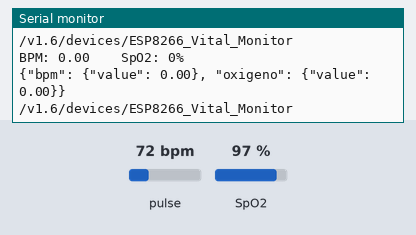
Simulated run of this sketch. Board: ESP8266 (NodeMCU). On the bench: the last lines printed to the serial monitor. Inputs (shaded band) come from the test bench; at power-on: pulse 72 bpm, SpO2 97 %. WiFi joins after 1.5 s; servers stay silent unless stated; no MQTT or app messages arrive unless stated.

Above: at 2.7 s.
2.8 s: pulse set to 42 bpm
4.3 s: SpO2 set to 80 %
At 5.3 s:
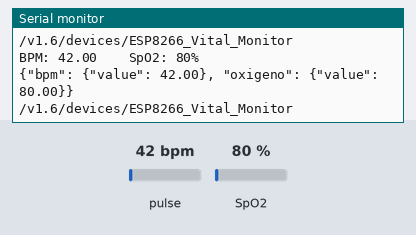
5.8 s: pulse set to 70 bpm
At 7.3 s:
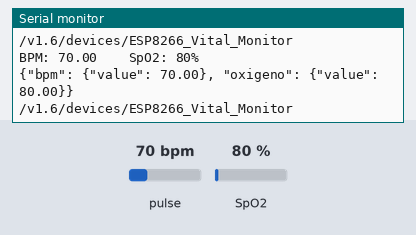
Timing chart, 0 to 8.8 s (numbered marks = the images above; inputs shaded):
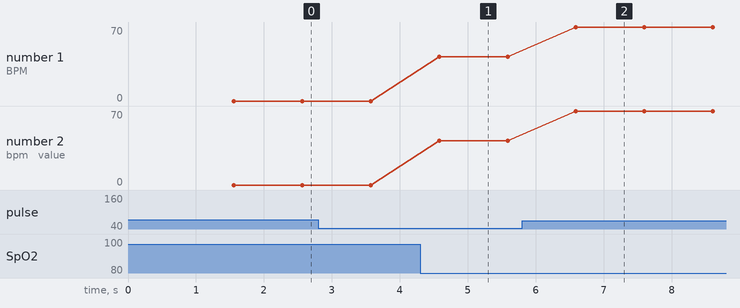

Measured:
- after the input at 4.3 s, the serial monitor: prints a new line after 0.28 s (image 1)
- after the input at 5.8 s, the serial monitor: prints a new line after 0.79 s (image 2)
- plotted number 1: 42 → 70 after the input at 5.8 s
- plotted number 2: 42 → 70 after the input at 5.8 s

The sketch:

Monirtor_cardiaco_prueba.ino
```cpp
#include <PubSubClient.h>
#include <ESP8266WiFi.h>
#include <ESP8266WiFiMulti.h>
#include <stdio.h>
#include <Wire.h>
#include "MAX30100_PulseOximeter.h"
#define REPORTING_PERIOD_MS     1000
#define WIFISSID "JESSENIA" // Put your WifiSSID here
#define PASSWORD "rosita200@" // Put your wifi password here
#define TOKEN "BBFF-futcmgmyVLvU4ZR4jEpRQox0KecPZc" // Put your Ubidots' TOKEN
#define DEVICE_LABEL "ESP8266_Vital_Monitor" // Put the device label
#define VARIABLE_LABEL_1 "bpm" // Put the variable label
#define VARIABLE_LABEL_2 "oxigeno" // Put the variable label
#define MQTT_CLIENT_NAME "EL_ESP8266" // MQTT client Name, put a Random ASCII
PulseOximeter pox;
uint32_t tsLastReport = 0;
char mqttBroker[] = "industrial.api.ubidots.com";
char payload[700];
char topic[150];
// Space to store values to send
char str_val_1[6];
char str_val_2[6];
int flag = 0;
ESP8266WiFiMulti WiFiMulti;
WiFiClient ubidots;
PubSubClient client(ubidots);
void onBeatDetected()
{
  ;
}
void callback(char* topic, byte* payload, unsigned int length) {
  Serial.print("Message arrived [");
  Serial.print(topic);
  Serial.print("] ");
  for (int i = 0; i < length; i++) {
    Serial.print((char)payload[i]);
  }
  Serial.println();
}
void reconnect() {
  // Loop until we're reconnected
  while (!client.connected()) {
    Serial.println("Attempting MQTT connection...");
    // Attempt to connect
    if (client.connect(MQTT_CLIENT_NAME,TOKEN)) {
      Serial.println("connected");
    } else {
      Serial.print("failed, rc=");
      Serial.print(client.state());
      Serial.println(" try again in 2 seconds");
      // Wait 2 seconds before retrying
      delay(2000);
    }
  }
}
void setup()
{
  Serial.begin(115200);
  WiFiMulti.addAP(WIFISSID, PASSWORD);
  Serial.println();
  Serial.println();
  Serial.print("Wait for WiFi... ");
  while (WiFiMulti.run() != WL_CONNECTED) {
    Serial.print(".");
    delay(500);
  }
  Serial.println("");
  Serial.println("WiFi connected");
  Serial.println("IP address: ");
  Serial.println(WiFi.localIP());
  client.setServer(mqttBroker, 1883);
  client.setCallback(callback);
  Serial.print("Initializing pulse oximeter..");
  // Initialize the PulseOximeter instance
  // Failures are generally due to an improper I2C wiring, missing power supply
  // or wrong target chip
  if (!pox.begin()) {
    Serial.println("FAILED");
    for (;;);
  } else {
    Serial.println("SUCCESS");
    digitalWrite(1, HIGH);
  }
  pox.setIRLedCurrent(MAX30100_LED_CURR_24MA);
  // Register a callback for the beat detection
  pox.setOnBeatDetectedCallback(onBeatDetected);
}
void loop(){
if (flag == 0)
{

  client.connect(MQTT_CLIENT_NAME,TOKEN);
  Serial.println("MQTT connected again");
  flag = 1;
}
  if (!client.connected()) {
    Serial.print("Reconnecting ... ");
    reconnect();
  }
  // Make sure to call update as fast as possible
  pox.update();
  if (millis() - tsLastReport > REPORTING_PERIOD_MS) {
    // to computer Serial Monitor
    Serial.print("BPM: ");
    Serial.print(pox.getHeartRate());
    //blue.println("\n");
    Serial.print("    SpO2: ");
    Serial.print(pox.getSpO2());
    Serial.print("%");
    Serial.println("\n");
    dtostrf(pox.getHeartRate(), 4, 2, str_val_1);
    dtostrf(pox.getSpO2(), 4, 2, str_val_2);
    sprintf(topic, "%s", ""); // Cleans the topic content
    sprintf(topic, "%s%s", "/v1.6/devices/", DEVICE_LABEL);
    sprintf(payload, "%s", ""); // Cleans the payload content
    sprintf(payload, "{\"%s\":", VARIABLE_LABEL_1); // Adds the variable label
    sprintf(payload, "%s {\"value\": %s}", payload, str_val_1); // Adds the value
    sprintf(payload, "%s, \"%s\":", payload, VARIABLE_LABEL_2); // Adds the variable label
    sprintf(payload, "%s {\"value\": %s}", payload, str_val_2); // Adds the value
    sprintf(payload, "%s}", payload); // Closes the dictionary brackets
    Serial.println(payload);
    Serial.println(topic);
    client.publish(topic, payload);
    client.loop();
    tsLastReport = millis();
  }
}
```
